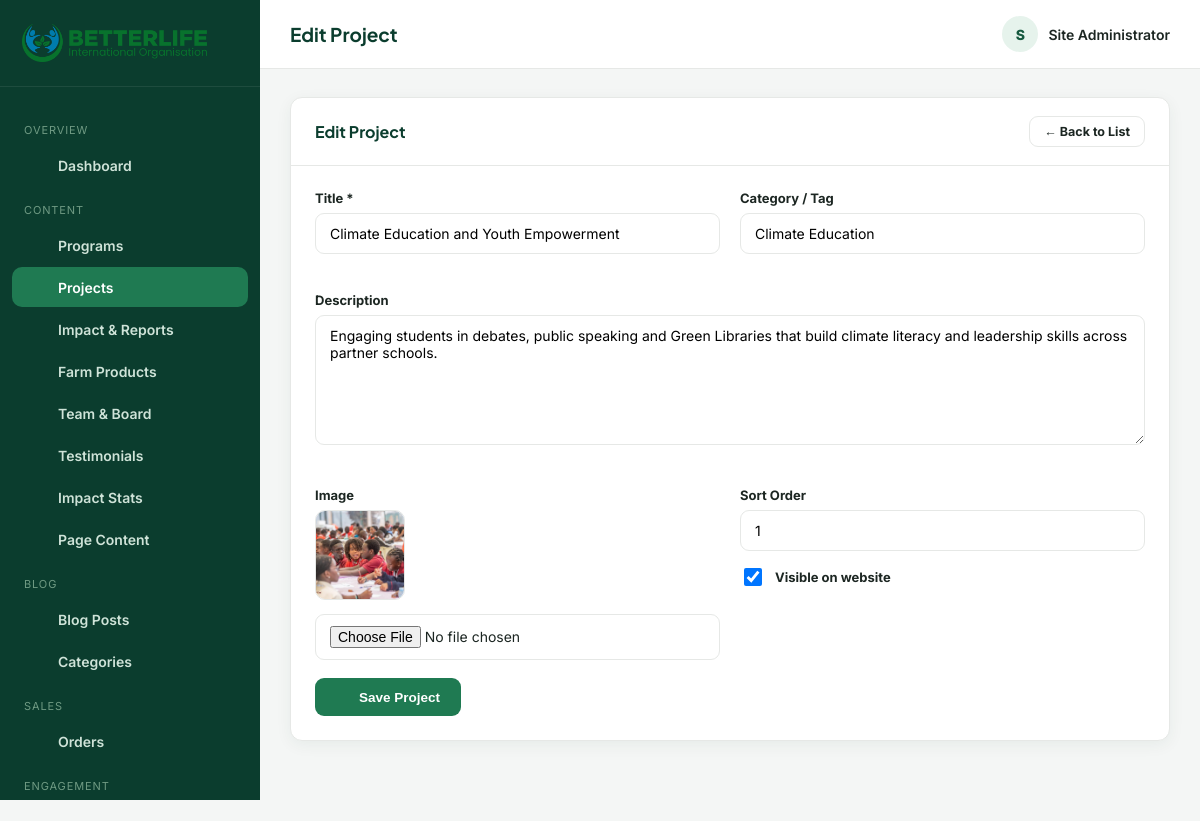
Screenshot of /admin/projects.php?action=edit&id=1 (signed in) with the database file from the repository.
### tables this page shows
CREATE TABLE projects (
  id INT AUTO_INCREMENT PRIMARY KEY,
  title VARCHAR(200) NOT NULL,
  slug VARCHAR(220) NOT NULL UNIQUE,
  category VARCHAR(150),
  description TEXT,
  image VARCHAR(255),
  sort_order INT DEFAULT 0,
  status TINYINT(1) DEFAULT 1,
  created_at TIMESTAMP DEFAULT CURRENT_TIMESTAMP
);

### admin/projects.php (the view, shortened to what this page needs)
<?php
require_once __DIR__ . '/includes/auth.php';
$action = $_GET['action'] ?? 'list';
$id = (int) ($_GET['id'] ?? 0);
$editing = null;
if (in_array($action, ['add', 'edit'], true)) {
    if ($action === 'edit') {
        $stmt = $pdo->prepare("SELECT * FROM projects WHERE id = ?");
        $stmt->execute([$id]);
        $editing = $stmt->fetch();
    }
    $pageTitle = $action === 'edit' ? 'Edit Project' : 'Add Project';
    require __DIR__ . '/includes/header.php';
    ?>
    <div class="panel">
      <div class="panel-head"><h3><?= h($pageTitle) ?></h3><a href="<?= ADMIN_URL ?>/projects.php" class="btn btn-outline btn-sm">← Back to List</a></div>
      <div class="panel-body">
        <form method="post" enctype="multipart/form-data">
          <div class="form-grid">
            <div class="form-group"><label>Title *</label><input type="text" name="title" class="form-control" required value="<?= h($editing['title'] ?? '') ?>"></div>
            <div class="form-group"><label>Category / Tag</label><input type="text" name="category" class="form-control" placeholder="e.g. Agriculture in Uganda" value="<?= h($editing['category'] ?? '') ?>"></div>
            <div class="form-group full"><label>Description</label><textarea name="description" class="form-control" style="min-height:130px;"><?= h($editing['description'] ?? '') ?></textarea></div>
            <div class="form-group">
              <label>Image</label>
              <?php if (!empty($editing['image'])): ?><img src="<?= asset_url($editing['image']) ?>" class="current-image"><br><?php endif; ?>
              <input type="file" name="image" class="form-control" accept="image/*">
            </div>
            <div class="form-group">
              <label>Sort Order</label>
              <input type="number" name="sort_order" class="form-control" value="<?= h($editing['sort_order'] ?? '0') ?>">
              <div class="checkbox-row" style="margin-top:14px;">
                <input type="checkbox" name="status" id="status" <?= (!isset($editing) || $editing['status']) ? 'checked' : '' ?>>
                <label for="status" style="margin:0;">Visible on website</label>
              </div>
            </div>
          </div>
          <button type="submit" class="btn btn-primary ico-text"><?= icon('save', 16) ?> Save Project</button>
        </form>
      </div>
    </div>
    <?php
    require __DIR__ . '/includes/footer.php';
    exit;
}
require __DIR__ . '/includes/header.php';
?>
<?php require __DIR__ . '/includes/footer.php'; ?>

### admin/assets/css/admin.css (style rules this page uses)
:root { --a-green-900: #0b3d2e; --a-green-700: #16593f; --a-green-600: #1f7a52; --a-green-100: #e6f3ec; --a-blue-700: #0e6788; --a-blue-600: #1583ab; --a-blue-100: #e5f5fb; --a-bg: #f4f6f5; --a-card: #ffffff; --a-border: #e6e8e6; --a-ink: #1c2622; --a-ink-soft: #6b7972; --a-radius: 12px; --a-shadow: 0 4px 16px rgba(11,61,46,.06); --a-danger: #d64545; --a-warn: #e2a72e; }
* { box-sizing: border-box; }
body { margin: 0; font-family: 'Inter', sans-serif; background: var(--a-bg); color: var(--a-ink); }
a { text-decoration: none; color: inherit; }
h1,h2,h3,h4 { font-family: 'Plus Jakarta Sans','Poppins',sans-serif; margin: 0 0 .4em; color: var(--a-green-900); }
img { max-width: 100%; }
.panel { background: var(--a-card); border-radius: var(--a-radius); box-shadow: var(--a-shadow); border: 1px solid var(--a-border); margin-bottom: 26px; }
.panel-head { padding: 18px 24px; border-bottom: 1px solid var(--a-border); display: flex; align-items: center; justify-content: space-between; gap: 14px; flex-wrap: wrap; }
.panel-head h3 { font-size: 16px; margin: 0; }
.panel-body { padding: 24px; }
.btn { display: inline-flex; align-items: center; gap: 8px; padding: 10px 20px; border-radius: 9px; font-weight: 700; font-size: 13.5px; border: 1.5px solid transparent; cursor: pointer; transition: .15s; }
.btn-primary { background: var(--a-green-600); color: #fff; }
.btn-outline { background: #fff; border-color: var(--a-border); color: var(--a-ink); }
.btn-sm { padding: 7px 14px; font-size: 12.5px; }
.form-grid { display: grid; grid-template-columns: repeat(2, 1fr); gap: 20px; }
.form-group { margin-bottom: 18px; }
.form-group.full { grid-column: 1 / -1; }
.form-group label { display: block; font-weight: 700; font-size: 13px; margin-bottom: 7px; }
.form-control, select.form-control, textarea.form-control { width: 100%; padding: 11px 14px; border-radius: 9px; border: 1.5px solid var(--a-border); font-family: inherit; font-size: 14px; background: #fff; }
textarea.form-control { min-height: 120px; resize: vertical; }
.current-image { width: 90px; height: 90px; object-fit: cover; border-radius: 10px; margin-bottom: 10px; border: 1px solid var(--a-border); }
.checkbox-row { display: flex; align-items: center; gap: 10px; }
.checkbox-row input { width: 18px; height: 18px; }
.ico-text { display: inline-flex; align-items: center; gap: 7px; }

### rows the page displays
projects: title "Climate Education and Youth Empowerment", category "Climate Education", description "Engaging students in debates, public speaking and Green Libraries that build climate literacy and leadership skills across partner schools.", image (picture), sort_order "1", status "☑"

### other values shown
$group['group'] "OVERVIEW"
$item['label'] "Dashboard"
$group['group'] "CONTENT"
$item['label'] "Programs"
$item['label'] "Projects"
$item['label'] "Impact & Reports"
$item['label'] "Farm Products"
$item['label'] "Team & Board"
$item['label'] "Testimonials"
$item['label'] "Impact Stats"
$item['label'] "Page Content"
$group['group'] "BLOG"
$item['label'] "Blog Posts"
$item['label'] "Categories"
$group['group'] "SALES"
